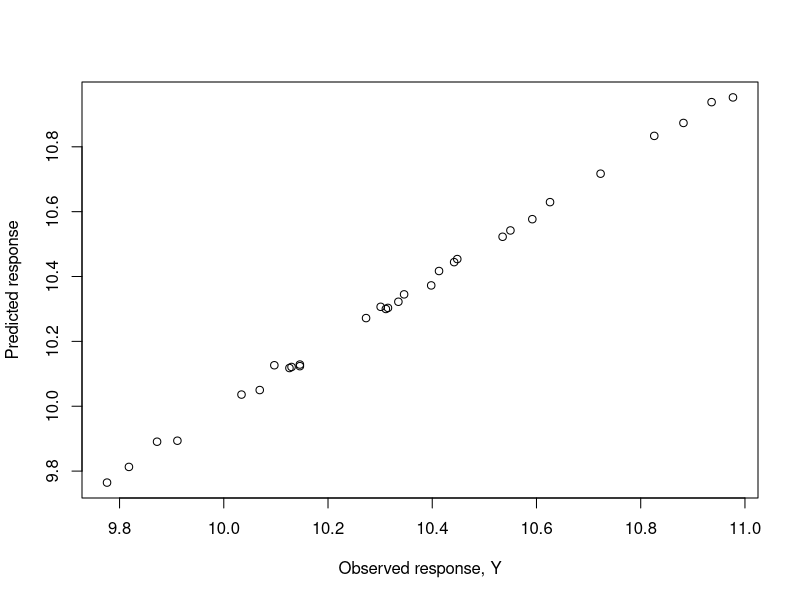
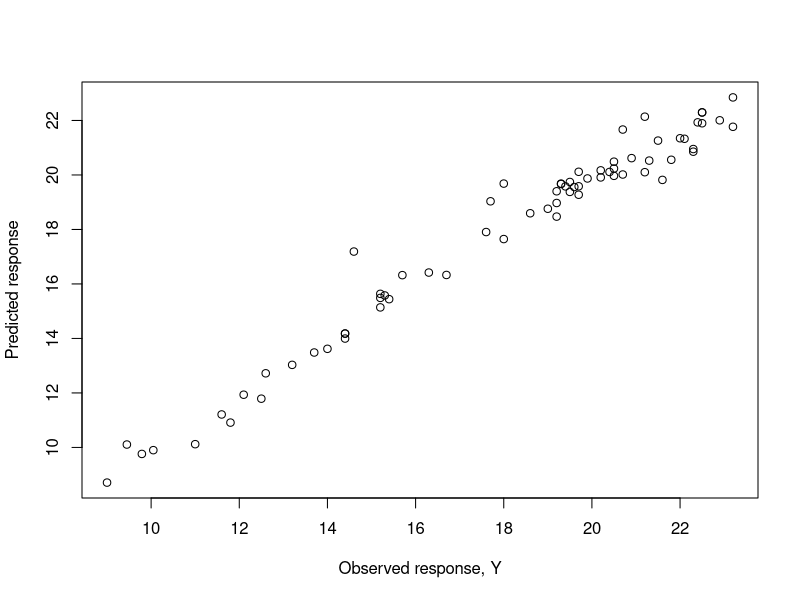
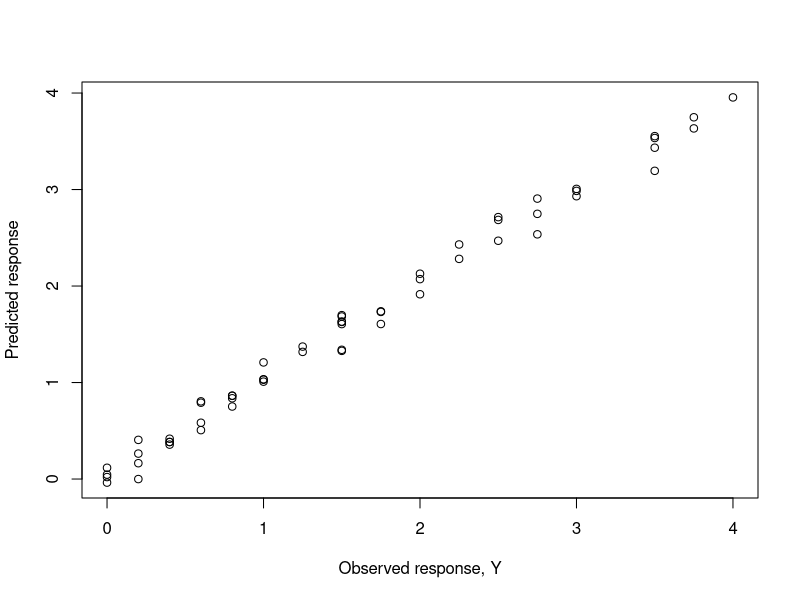

R code for these plots, in order:
rm(list=ls())
library(pls)
library(glmnet)
library(MASS)

# Load in moisture in corn data
ycal <- read.table("data/chapter1/Parameters in corn/y1cal.txt", quote="\"", comment.char="")
ytest <- read.table("data/chapter1/Parameters in corn/y1test.txt", quote="\"", comment.char="")
Xcal <-  read.table("data/chapter1/Parameters in corn/Xcal.txt", quote="\"", comment.char="")
Xtest <- read.table("data/chapter1/Parameters in corn/Xtest.txt", quote="\"", comment.char="")
x=t(Xcal)
xx=t(Xtest)
y=ycal$V1

# Cross validate for moisture in corn data in the training data
pls_fit = plsr(y~x, scale = FALSE, validation = "CV", segment.type="consecutive")
summary(pls_fit)

# Find best number of components to use acording to CV
best_ncomp <- which.min(pls_fit$validation$adj)

# Train model on best ncomps
gas <- plsr(y~x, ncomp=best_ncomp)


# Predicting in the test data
new=data.frame(x=xx)
new=t(data.frame(x=Xtest))
# Predict using best model
p=predict(gas,newdata=new)[,,best_ncomp]
pred_pls=p

ytest=ytest$V1

# Plot predicted vs observed responses regarding moisture in corn for PLS (part of Plot 1.1)
plot(ytest,pred_pls,xlab="Observed response, Y",ylab="Predicted response")



# Load in protein in meat data
ycal <- read.table("data/chapter1/Parameters in meat/y3cal.txt", quote="\"", comment.char="")
ytest <- read.table("data/chapter1/Parameters in meat/y3test.txt", quote="\"", comment.char="")
Xcal <-  read.table("data/chapter1/Parameters in meat/Xcal.txt", quote="\"", comment.char="")
Xtest <- read.table("data/chapter1/Parameters in meat/Xtest.txt", quote="\"", comment.char="")
x=t(Xcal)
xx=t(Xtest)
y=ycal$V1

# Cross validate for protein in meat data
pls_fit = plsr(y~x, scale = FALSE, validation = "CV", segment.type="consecutive")
summary(pls_fit)

# Find best number of components to use acording to CV
best_ncomp <- which.min(pls_fit$validation$adj)

# Train model on best ncomps
gas <- plsr(y~x, ncomp=best_ncomp)

new=data.frame(x=xx)
new=t(data.frame(x=Xtest))

# Predict using best model
p=predict(gas,newdata=new)[,,best_ncomp]
pred_pls=p

ytest=ytest$V1

# Plot predicted vs observed responses regarding protein in meat for PLS (part of Plot 1.1)
plot(ytest,pred_pls,xlab="Observed response, Y",ylab="Predicted response")





# Load in tetracycline data
ycal <- read.table("data/chapter1/Tetracycline in serum/ycal.txt", quote="\"", comment.char="")
ytest <- read.table("data/chapter1/Tetracycline in serum/ytest.txt", quote="\"", comment.char="")
Xcal <-  read.table("data/chapter1/Tetracycline in serum/Xcal.txt", quote="\"", comment.char="")
Xtest <- read.table("data/chapter1/Tetracycline in serum/Xtest.txt", quote="\"", comment.char="")
x=t(Xcal)
xx=t(Xtest)
y=ycal$V1

# Cross validate for tetracycline in serum data
pls_fit = plsr(y~x, scale = FALSE, validation = "CV", segment.type="consecutive")
summary(pls_fit)

# Find best number of components to use acording to CV
best_ncomp <- which.min(pls_fit$validation$adj)

# Train model on best ncomps
gas <- plsr(y~x, ncomp=best_ncomp)

new=data.frame(x=xx)
new=t(data.frame(x=Xtest))

# Predict using best model
p=predict(gas,newdata=new)[,,best_ncomp]
pred_pls=p

ytest=ytest$V1

# Plot predicted vs observed responses regarding tetracycline in serum for PLS (part of Plot 1.1)
plot(ytest,pred_pls,xlab="Observed response, Y",ylab="Predicted response")
